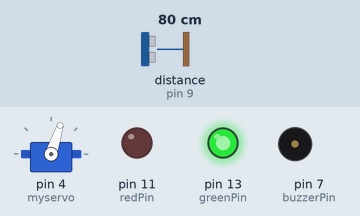
Bench run of a sketch on a simulated Arduino Uno, built with avr-gcc and run on an emulated ATmega328P. Parts: servo, output pins drawn as LEDs (lit = HIGH), buzzer (waves = sounding, pin HIGH). Wiring (inferred from the names in the program): ultrasonic range finder: trigger pin 8; echo pin 9. Inputs (shaded band) come from the test bench; at power-on: distance to the obstacle (sensor on pin 9) 80 cm. The echo pulse lasts 58.3 µs per cm; pins used as bus, display or sensor lines are not drawn; what the sketch prints to the serial monitor is not drawn.

Above: at 1.2 s.
1.3 s: distance to the obstacle (sensor on pin 9) set to 2 cm
At 1.8 s:
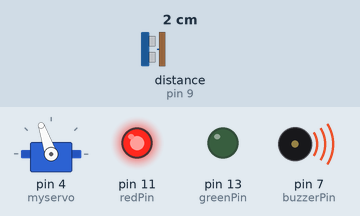
4.3 s: distance to the obstacle (sensor on pin 9) set to 250 cm
At 5.83 s:
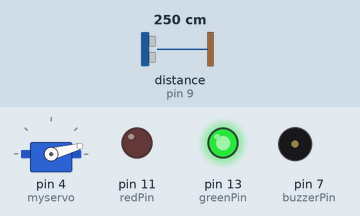
7.3 s: distance to the obstacle (sensor on pin 9) set to 4 cm
At 7.9 s:
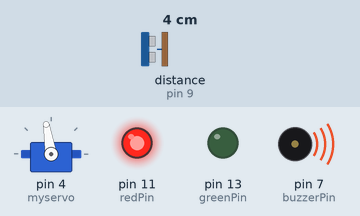
10.3 s: distance to the obstacle (sensor on pin 9) set to 60 cm
At 10.8 s:
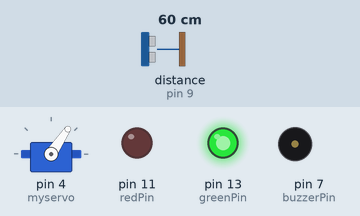
13.3 s: distance to the obstacle (sensor on pin 9) set to 9 cm
At 14.0 s:
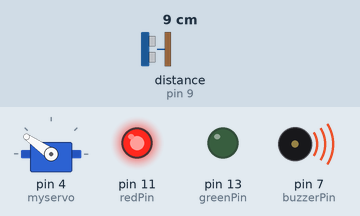
16.3 s: distance to the obstacle (sensor on pin 9) set to 35 cm
Timing chart, 0 to 20.3 s (numbered marks = the images above; inputs shaded):
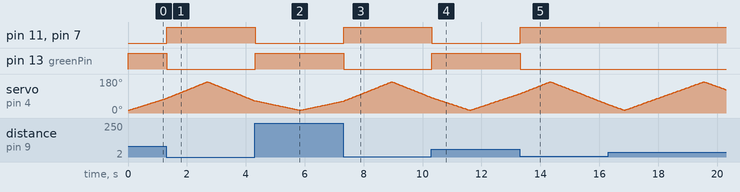

The sketch:

radar_ultrasonic.ino
```cpp
#include <Servo.h>

#define trigPin 8
#define echoPin 9
#define redPin 11     // Red channel pin
#define greenPin 13    // Green channel pin
#define buzzerPin 7   // Buzzer pin (if used)

long duration;
int distance;
const int thresholdDistance = 50; // Threshold distance in cm

Servo myservo;

int calculateDistance() {
  digitalWrite(trigPin, LOW);
  delayMicroseconds(2);
  digitalWrite(trigPin, HIGH);
  delayMicroseconds(10);
  digitalWrite(trigPin, LOW);
  duration = pulseIn(echoPin, HIGH);
  distance = duration * 0.034 / 2;
  return distance;
}

void setup() {
  pinMode(trigPin, OUTPUT);
  pinMode(echoPin, INPUT);
  pinMode(redPin, OUTPUT);     // Initialize the red pin as an output
  pinMode(greenPin, OUTPUT);   // Initialize the green pin as an output
  pinMode(buzzerPin, OUTPUT);  // Initialize the buzzer pin (if used)
  myservo.attach(4);
  Serial.begin(9600);

  // Set initial LED state to green (no object detected)
  digitalWrite(redPin, LOW);
  digitalWrite(greenPin, HIGH);
}

void loop() {
  int i;
  for (i = 15; i <= 165; i++) {
    myservo.write(i);
    delay(15);
    calculateDistance();

    if (distance < thresholdDistance) {
      digitalWrite(redPin, HIGH);     // Turn red ON
      digitalWrite(greenPin, LOW);    // Turn green OFF
      digitalWrite(buzzerPin, HIGH);  // Turn Buzzer ON (if used)
    } else {
      digitalWrite(redPin, LOW);      // Turn red OFF
      digitalWrite(greenPin, HIGH);   // Turn green ON
      digitalWrite(buzzerPin, LOW);   // Turn Buzzer OFF (if used)
    }

    Serial.print(i);
    Serial.print(",");
    Serial.print(distance);
    Serial.print(".");
  }

  for (i = 165; i >= 15; i--) {
    myservo.write(i);
    delay(15);
    calculateDistance();

    if (distance < thresholdDistance) {
      digitalWrite(redPin, HIGH);     // Turn red ON
      digitalWrite(greenPin, LOW);    // Turn green OFF
      digitalWrite(buzzerPin, HIGH);  // Turn Buzzer ON (if used)
    } else {
      digitalWrite(redPin, LOW);      // Turn red OFF
      digitalWrite(greenPin, HIGH);   // Turn green ON
      digitalWrite(buzzerPin, LOW);   // Turn Buzzer OFF (if used)
    }

    Serial.print(i);
    Serial.print(",");
    Serial.print(distance);
    Serial.print(".");
  }
}
```

Measured:
- after the input at 1.3 s, pin 11 (redPin), pin 7 (buzzerPin): LOW → HIGH at once; pin 13 (greenPin): HIGH → LOW at once
- after the input at 4.3 s, pin 11 (redPin), pin 7 (buzzerPin): HIGH → LOW at once; pin 13 (greenPin): LOW → HIGH at once
- after the input at 7.3 s, pin 11 (redPin), pin 7 (buzzerPin): LOW → HIGH at once; pin 13 (greenPin): HIGH → LOW at once
- after the input at 10.3 s, pin 11 (redPin), pin 7 (buzzerPin): HIGH → LOW at once; pin 13 (greenPin): LOW → HIGH at once
- after the input at 13.3 s, pin 11 (redPin), pin 7 (buzzerPin): LOW → HIGH at once; pin 13 (greenPin): HIGH → LOW at once
